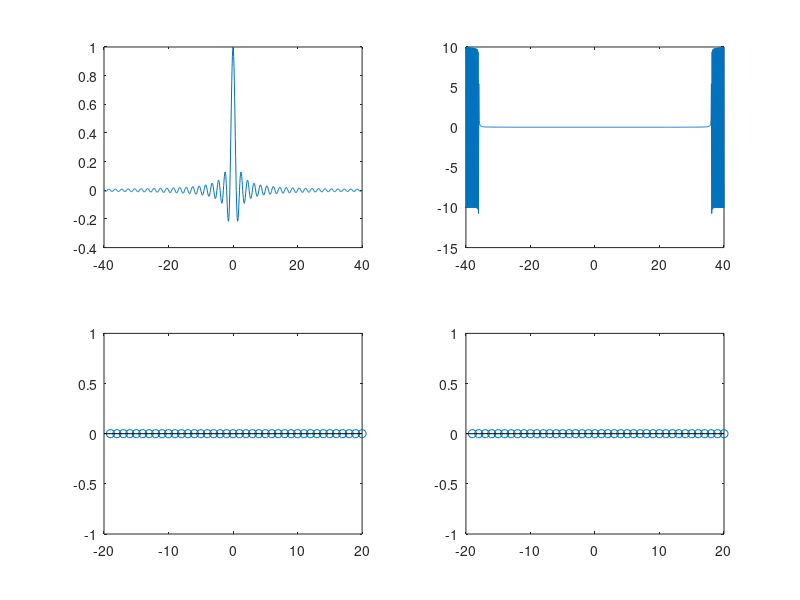

Recreate this plot in MATLAB.
clc
clear all
close all
N=40;
t=-N/2+1:N/2;
n=-N:.1:N;
hdn=sinc(n);
hdf=fft(hdn);

subplot(2,2,1)
plot(n,hdn)

subplot(2,2,2)
plot(n,hdf)
Wn=0;
len_hdn=length(hdn);
mid=((len_hdn+1)/2)-N/2;
hn=zeros(N,1);
for i=1:N/2
    hn(i)=Wn*hdn(mid+i);
end
subplot(2,2,3)
stem(t,hn)

Hf=fft(hn);
subplot(2,2,4)
stem(t,Hf)
